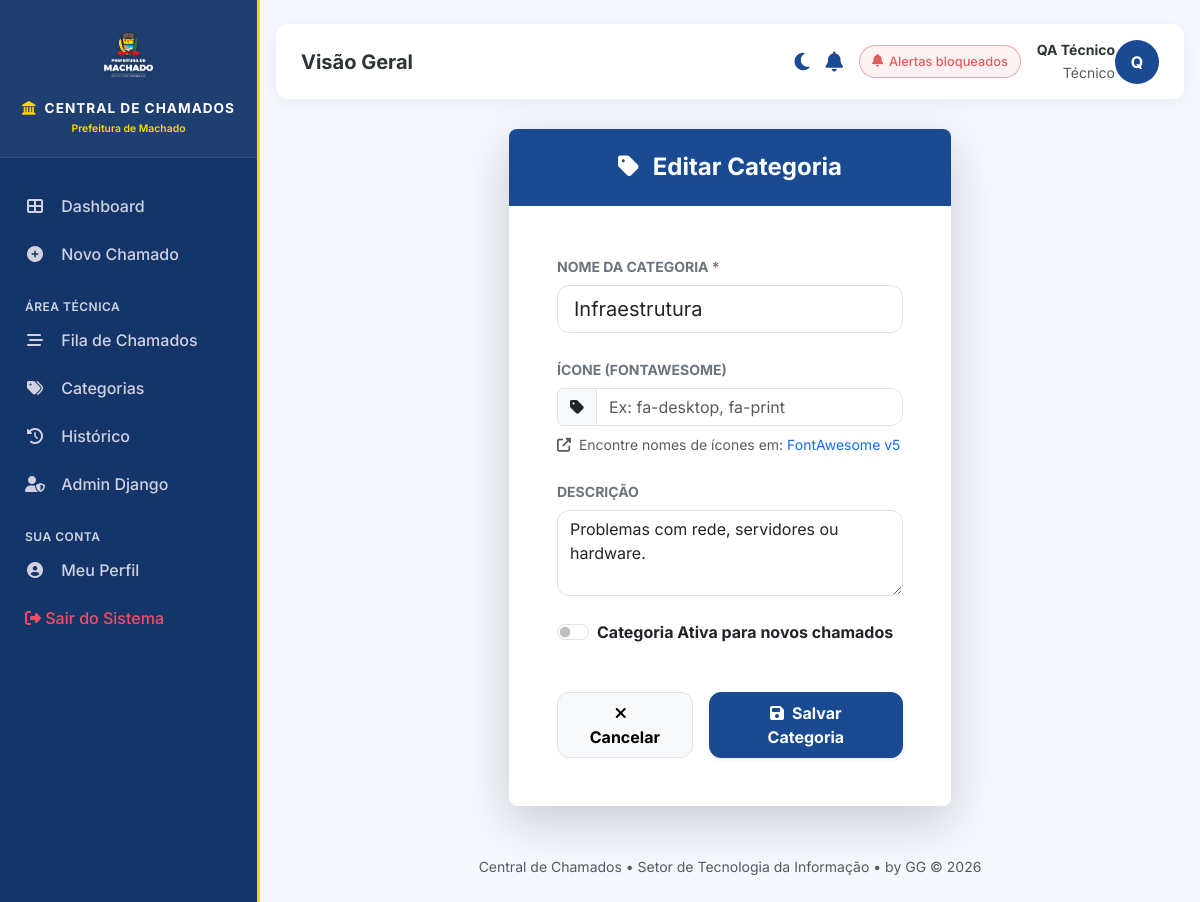
The app's page /tickets/categorias/1/editar/ (signed in) with its own data.
### accounts/models.py (models this page shows, shortened)
class User(AbstractUser):
    is_technician = models.BooleanField(
        default=False,
        verbose_name='É Técnico de TI',
        help_text='Marque se este usuário é um técnico de suporte'
    )
    must_change_password = models.BooleanField(
        default=False,
        verbose_name='Deve trocar senha no próximo login',
    )
    departamento = models.CharField(
        max_length=100,
        blank=True,
        verbose_name='Departamento'
    )
    telefone = models.CharField(
        max_length=20,
        blank=True,
        verbose_name='Telefone'
    )
    aceitou_termos = models.BooleanField(
        default=False,
        verbose_name='Aceitou os Termos de Uso e Política de Privacidade',
    )
    data_aceite_termos = models.DateTimeField(
        null=True,
        blank=True,
        verbose_name='Data da aceitação dos Termos',
    )
    class Meta:
        verbose_name = 'Usuário'
        verbose_name_plural = 'Usuários'
        ordering = ['username']

### tickets/models.py (models this page shows, shortened)
class Categoria(models.Model):
    nome = models.CharField(max_length=100, verbose_name='Nome')
    icone = models.CharField(
        max_length=50,
        blank=True,
        verbose_name='Ícone (classe FontAwesome)',
        help_text='Ex: fa-desktop, fa-network-wired, fa-print'
    )
    descricao = models.TextField(blank=True, verbose_name='Descrição')
    ativa = models.BooleanField(default=True, verbose_name='Ativa')
    class Meta:
        verbose_name = 'Categoria'
        verbose_name_plural = 'Categorias'
        ordering = ['nome']

### tickets/views.py (the view)
# urls.py: path('categorias/<int:pk>/editar/', views.CategoriaUpdateView.as_view(), name='categoria_update'),
class CategoriaUpdateView(TecnicoOrStaffRequiredMixin, UpdateView):
    model = Categoria
    fields = ['nome', 'descricao']
    template_name = 'tickets/categoria_form.html'
    success_url = reverse_lazy('tickets:categorias')

### accounts/mixins.py (called while the page is built)
    def test_func(self):
        user = self.request.user
        return user.is_staff or getattr(user, 'is_technician', False)

### config/context_processors.py (called while the page is built)
def pusher_config(request):
    return {
        'PUSHER_ENABLED': getattr(settings, 'PUSHER_CLIENT', None) is not None,
        'PUSHER_KEY': getattr(settings, 'PUSHER_KEY', '') or '',
        'PUSHER_CLUSTER': getattr(settings, 'PUSHER_CLUSTER', '') or '',
        'VAPID_PUBLIC_KEY': getattr(settings, 'VAPID_PUBLIC_KEY', '') or '',
    }

### templates/tickets/categoria_form.html (shortened to what this page needs)
{% extends 'base.html' %}
{% block content %}
<div class="row justify-content-center">
    <div class="col-md-6">
        <div class="card border-0 shadow-lg rounded-3 overflow-hidden">
            <div class="card-header bg-primary py-4 text-center border-0">
                <h4 class="mb-0 text-white fw-bold">
                    <i class="fas fa-tag me-2"></i>
                    {% if form.instance.pk %}Editar Categoria{% else %}Nova Categoria{% endif %}
                </h4>
            </div>
            <div class="card-body p-4 p-md-5">
                <form method="post">
                    <div class="mb-4">
                        <label for="id_nome" class="form-label fw-bold text-secondary small text-uppercase">Nome da Categoria *</label>
                        <input type="text" name="nome" id="id_nome"
                               class="form-control form-control-lg shadow-none"
                               placeholder="Ex: Infraestrutura, Software..."
                               value="{{ form.nome.value|default:'' }}" required>
                    </div>
                    <div class="mb-4">
                        <label for="id_icone" class="form-label fw-bold text-secondary small text-uppercase">Ícone (FontAwesome)</label>
                        <div class="input-group">
                            <span class="input-group-text bg-light"><i id="preview-icon" class="fas {% if form.icone.value %}{{ form.icone.value }}{% else %}fa-tag{% endif %}"></i></span>
                            <input type="text" name="icone" id="id_icone"
                                   class="form-control shadow-none"
                                   value="{{ form.icone.value|default:'' }}"
                                   placeholder="Ex: fa-desktop, fa-print">
                        </div>
                        <div class="form-text mt-2">
                            <i class="fas fa-external-link-alt me-1"></i>
                            Encontre nomes de ícones em: <a href="https://fontawesome.com/v5/search?m=free" target="_blank" class="text-decoration-none">FontAwesome v5</a>
                        </div>
                    </div>
                    <div class="mb-4">
                        <label for="id_descricao" class="form-label fw-bold text-secondary small text-uppercase">Descrição</label>
                        <textarea name="descricao" id="id_descricao"
                                  class="form-control shadow-none" rows="3"
                                  placeholder="Para que serve esta categoria?">{{ form.descricao.value|default:'' }}</textarea>
                    </div>
                    <div class="mb-5">
                        <div class="form-check form-switch custom-switch">
                            <input type="checkbox" name="ativa" id="id_ativa"
                                   class="form-check-input"
                                   {% if form.ativa.value or not form.instance.pk %}checked{% endif %}>
                            <label for="id_ativa" class="form-check-label fw-bold">Categoria Ativa para novos chamados</label>
                        </div>
                    </div>
                    <div class="d-flex gap-3">
                        <a href="{% url 'tickets:categorias' %}" class="btn btn-light border px-4 py-2 fw-bold flex-grow-1">
                            <i class="fas fa-times me-2"></i>Cancelar
                        </a>
                        <button type="submit" class="btn btn-primary px-4 py-2 fw-bold flex-grow-1 shadow-sm">
                            <i class="fas fa-save me-2"></i>Salvar Categoria
                        </button>
                    </div>
                </form>
            </div>
        </div>
    </div>
</div>
{% endblock %}

### templates/base.html (shortened to what this page needs)
{% load static %}
<!DOCTYPE html>
<html lang="pt-br">
<head>
    <link href="https://cdn.jsdelivr.net/npm/bootstrap@5.3.2/dist/css/bootstrap.min.css" rel="stylesheet">
    <link href="https://cdnjs.cloudflare.com/ajax/libs/font-awesome/6.4.2/css/all.min.css" rel="stylesheet" media="print" onload="this.media='all'">
    <link rel="stylesheet" href="{% static 'css/base.css' %}">
    <link rel="stylesheet" href="{% static 'css/components.css' %}">
</head>
<body class="{% if not user.is_authenticated %}no-sidebar{% endif %}">
    <div class="wrapper">
        {% if user.is_authenticated %}
        <nav id="sidebar" aria-label="Menu principal">
            <div class="sidebar-header">
                <img src="{% static 'image/machado.png' %}" alt="Prefeitura de Machado" class="sidebar-logo" width="124" height="70" style="height: auto;">
                <h4><i class="fas fa-landmark me-2" style="color: var(--accent-color);"></i>CENTRAL DE CHAMADOS</h4>
                <small class="text-xxs" style="color: var(--accent-color); display: block; margin-top: 5px; font-weight: 600;">Prefeitura de Machado</small>
            </div>
            <ul class="list-unstyled mt-4">
                <li class="{% if request.resolver_match.url_name == 'dashboard' %}active{% endif %}">
                    <a href="{% url 'tickets:dashboard' %}"><i class="fas fa-th-large"></i> Dashboard</a>
                </li>
                <li class="{% if request.resolver_match.url_name == 'create' %}active{% endif %}">
                    <a href="{% url 'tickets:create' %}"><i class="fas fa-plus-circle"></i> Novo Chamado</a>
                </li>
                {% if user.is_technician %}
                <li class="small">Área Técnica</li>
                <li class="{% if request.resolver_match.url_name == 'fila_admin' %}active{% endif %}">
                    <a href="{% url 'tickets:fila_admin' %}"><i class="fas fa-stream"></i> Fila de Chamados</a>
                </li>
                <li class="{% if request.resolver_match.url_name == 'categorias' %}active{% endif %}">
                    <a href="{% url 'tickets:categorias' %}"><i class="fas fa-tags"></i> Categorias</a>
                </li>
                <li><a href="{% url 'tickets:historico' %}"><i class="fas fa-history"></i> Histórico</a></li>
                <li><a href="{% url 'admin:index' %}" target="_blank"><i class="fas fa-user-shield"></i> Admin Django</a></li>
                {% endif %}
                <li class="small">Sua Conta</li>
                <li><a href="{% url 'accounts:profile' %}"><i class="fas fa-user-circle"></i> Meu Perfil</a></li>
                <li>
                    <button type="button" onclick="document.getElementById('logout-form').submit();" class="logout-btn-sidebar">
                        <i class="fas fa-sign-out-alt"></i> Sair do Sistema
                    </button>
                </li>
            </ul>
        </nav>
        {% endif %}
        <div id="content">
            {% if user.is_authenticated %}
            <div class="top-bar">
                <div class="d-flex align-items-center me-2 min-w-0">
                    <h5 class="mb-0 fw-bold text-truncate">{% block page_title %}Visão Geral{% endblock %}</h5>
                </div>
                <div class="d-flex align-items-center justify-content-end flex-shrink-0 ms-auto gap-2 gap-sm-3 top-bar-right">
                    <button type="button" id="btn-theme-toggle" class="btn btn-link p-0 border-0" aria-label="Alternar modo escuro" title="Alternar tema">
                        <i class="fas fa-moon fa-lg" id="theme-icon" aria-hidden="true" style="color: var(--primary-color);"></i>
                    </button>
                    <a href="#" id="sino-notificacoes" class="position-relative" title="Notificações" aria-label="Notificações" data-bs-toggle="offcanvas" data-bs-target="#drawerNotificacoes" aria-controls="drawerNotificacoes">
                        <i class="fas fa-bell fa-lg" aria-hidden="true" style="color: var(--primary-color);"></i>
                    </a>
                    <div id="notif-permission-item" class="d-none" title="Notificações do navegador">
                        <button type="button" id="btn-ativar-notificacoes" class="notif-enable-btn" aria-label="Ativar notificações do navegador">
                            <i class="fas fa-bell" aria-hidden="true"></i>
                            <span id="notif-btn-texto" class="d-none d-sm-inline">Ativar Alertas</span>
                        </button>
                    </div>
                    <div class="user-badge d-flex align-items-center">
                        <div class="text-end d-none d-md-block">
                            <div class="fw-bold small">{{ user.get_full_name|default:user.username }}</div>
                            <small class="text-muted">{% if user.is_technician %}Técnico{% else %}Solicitante{% endif %}</small>
                        </div>
                        <div class="text-white rounded-circle d-flex align-items-center justify-content-center icon-lg" style="font-weight: 700; background-color: var(--primary-color);">
                            {{ user.username|slice:":1"|upper }}
                        </div>
                    </div>
                </div>
            </div>
            {% endif %}
            <main>{% block content %}{% endblock %}</main>
            <footer class="text-center text-muted mt-5 pb-4">
                <small>Central de Chamados &bull; Setor de Tecnologia da Informação &bull; by GG &copy; {% now "Y" %}</small>
            </footer>
        </div>
    </div>
</body>
</html>

### static/css/components.css (style rules this page uses)
.card { border-radius: 16px; box-shadow: 0 4px 20px rgba(0, 0, 0, 0.05); }
.btn { border-radius: 12px; }
.form-control, .form-select { border-radius: 12px; }
.text-xxs { font-size: 0.65rem; }
.icon-lg { width: 44px; height: 44px; flex-shrink: 0; }
.min-w-0 { min-width: 0; }

### records on screen
User: get_full_name "QA Técnico", username "Q"
Categoria: nome "Infraestrutura", descricao "Problemas com rede, servidores ou hardware."
